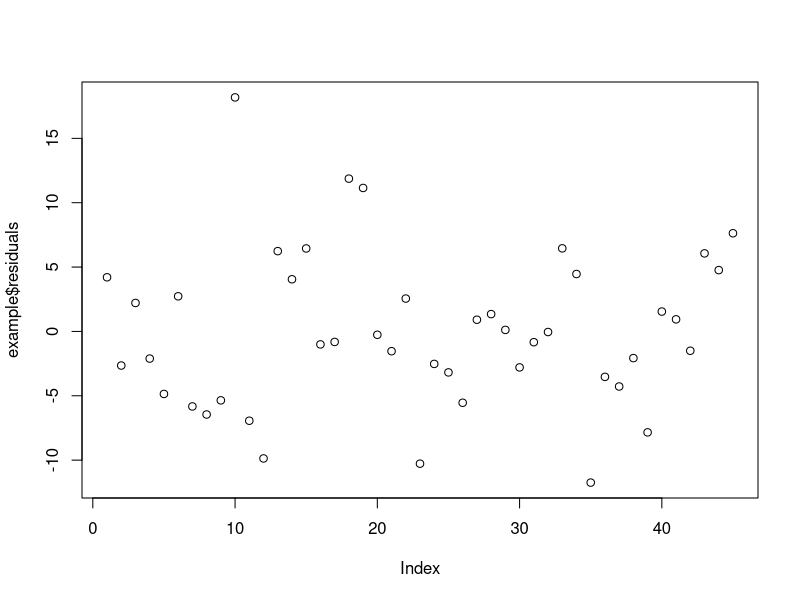

Write R code to recreate this figure.
## ---- chunk 1
knitr::opts_chunk$set(echo = TRUE)

library(readr)
Lab_5_Data_Sheet1 <- read_csv("Lab 5 Data - Sheet1.csv")


## ---- chunk 2
Hammer <- Lab_5_Data_Sheet1$`Hammer PR`
Years <- Lab_5_Data_Sheet1$`Collegiate Years`
Discus <- Lab_5_Data_Sheet1$`Discus PR`

Division <- c("D1", "D1", "D1", "D1", "D1", "D1", "D1", "D1", "D1", "D1", "D1", "D1", "D1", "D1", "D1", "NOT", "NOT", "NOT", "NOT", "NOT", "NOT", "NOT", "NOT", "NOT", "NOT", "NOT", "NOT", "NOT", "NOT", "NOT", "D3", "D3", "D3", "D3", "D3", "D3", "D3", "D3", "D3", "D3", "D3", "D3", "D3", "D3", "D3")



d1 <- ifelse(Division == 'D1', 1, 0)
d2 <- ifelse(Division == 'NOT', 1, 0)

example <- lm(Hammer ~ Years + Discus + d1 + d2)

## ---- chunk 3
shapiro.test(example$residuals)

## ---- chunk 4
plot(example$residuals)
## ---- chunk 5
summary(example)
